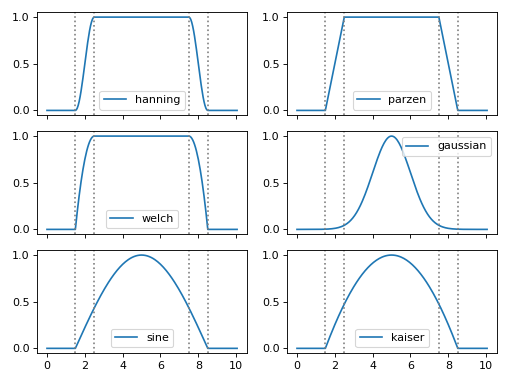

Python code for this plot:
from numpy import arange
import matplotlib.pyplot as plt
from araucaria.xas import ftwindow
from araucaria.plot import fig_xas_template
k       = arange(0, 10.1, 0.05)
k_range = [2,8]
windows = ['hanning', 'parzen', 'welch',
           'gaussian', 'sine', 'kaiser']
dk      = 1.0
fig_kws = {'sharex' : True}
fig, axes = fig_xas_template(panels='ee/ee/ee', **fig_kws)
for i, ax in enumerate(axes.flatten()):
    win  = ftwindow(k, k_range, dk, win= windows[i])
    line = ax.plot(k, win, label=windows[i])
    for val in k_range:
        line = ax.axvline(val - dk/2, color='gray', ls=':')
        line = ax.axvline(val + dk/2, color='gray', ls=':')
    leg  = ax.legend()
    text = ax.set_ylabel('')
    text = ax.set_xlabel('')
fig.tight_layout()
plt.show(block=False)
